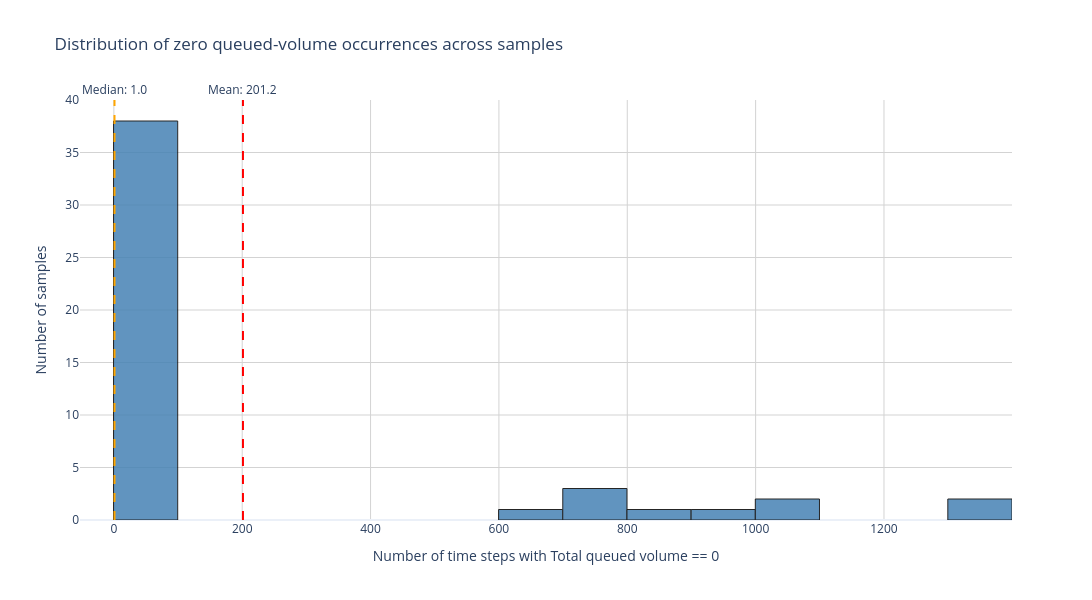

This figure's notebook cell:
### Code cell
import numpy as np
import plotly.graph_objects as go
import plotly.express as px
from plotly.subplots import make_subplots
from typing import Callable, Tuple, Optional, List, Dict

# ---------------------------------------------------------------------
# 1) Build a row → (ask_sizes, bid_sizes) extractor (no hardcoded slice)
# ---------------------------------------------------------------------
def build_l2_sizes_extractor(
    *,
    meta_cols: int = 0,
    levels_per_side: Optional[int] = None,   # None ⇒ infer from remaining width
    dims_per_level: int = 1,                 # e.g., (price,size)=2; if sizes-only tensor ⇒ 1
    size_offset: int = 0,                    # which feature inside each level is "size" (0-based)
    storage_order: str = "ASK|BID",          # or "BID|ASK"
    l2_end: Optional[int] = None,            # None ⇒ use row[meta_cols:] to the end
    auto_fix_extra: bool = True              # trim tail to nearest multiple of (2 * dims_per_level)
) -> Callable[[np.ndarray], Tuple[np.ndarray, np.ndarray]]:
    """
    Returns a function extractor(row) -> (ask_sizes, bid_sizes) with lengths K each.
    No absolute indices; only meta_cols and per-level structure.

    Row layout assumption (block layout):
        [meta | SIDE1_block (K * dims) | SIDE2_block (K * dims) | (optional tail)]

    Example: price+size per level ⇒ dims_per_level=2, size_offset=1.
             sizes-only L2 ⇒ dims_per_level=1, size_offset=0.
    """
    storage_order = storage_order.upper().strip()
    if storage_order not in {"ASK|BID", "BID|ASK"}:
        raise ValueError("storage_order must be 'ASK|BID' or 'BID|ASK'.")

    def extractor(row: np.ndarray) -> Tuple[np.ndarray, np.ndarray]:
        if row.ndim != 1:
            raise ValueError(f"Extractor expects 1D row, got shape {row.shape}.")
        D = row.shape[0]
        start = meta_cols
        end = D if l2_end is None else int(l2_end)
        if not (0 <= start < end <= D):
            raise ValueError(f"Invalid bounds: meta_cols={meta_cols}, l2_end={l2_end}, width={D}.")
        l2 = row[start:end]
        width = l2.shape[0]

        # infer K if needed
        if levels_per_side is None:
            unit = 2 * dims_per_level
            if width % unit != 0:
                if not auto_fix_extra:
                    raise ValueError(
                        f"Remaining width={width} not divisible by 2*dims_per_level={unit}. "
                        f"Set auto_fix_extra=True or pass levels_per_side."
                    )
                # trim to the nearest lower multiple
                trimmed = width - (width % unit)
                if trimmed <= 0:
                    raise ValueError(
                        f"Cannot infer levels with width={width} and unit={unit}."
                    )
                l2 = l2[:trimmed]
                width = trimmed
            K = width // unit
        else:
            K = int(levels_per_side)
            need = 2 * K * dims_per_level
            if need > width:
                if not auto_fix_extra:
                    raise ValueError(
                        f"Need {need} L2 columns for 2*K*dims; only {width} available."
                    )
                # try restricting to the needed part
                l2 = l2[:need]
                width = need

        side_span = K * dims_per_level
        side1 = l2[:side_span]
        side2 = l2[side_span:side_span*2]

        # take "size" component from each level
        if dims_per_level == 1:
            side1_sizes = side1
            side2_sizes = side2
        else:
            # reshape into [K, dims_per_level], pick column size_offset
            side1_sizes = side1.reshape(K, dims_per_level)[:, size_offset]
            side2_sizes = side2.reshape(K, dims_per_level)[:, size_offset]

        if storage_order == "ASK|BID":
            ask_sizes, bid_sizes = side1_sizes, side2_sizes
        else:
            bid_sizes, ask_sizes = side1_sizes, side2_sizes

        return ask_sizes.astype(float), bid_sizes.astype(float)

    return extractor


# ---------------------------------------------------------------------
# 2) Compute queued volumes over time using the extractor (state or delta)
# ---------------------------------------------------------------------
def compute_queued_volumes_over_time_from_extractor(
    book_array: np.ndarray,
    extractor: Callable[[np.ndarray], Tuple[np.ndarray, np.ndarray]],
    *,
    use_abs: bool = True,
    is_delta: bool = False
) -> Tuple[np.ndarray, np.ndarray, np.ndarray]:
    """
    Returns bid_vol[t], ask_vol[t], total[t] for t=0..T-1.

    - If is_delta=False: sums per-time from extracted sizes.
    - If is_delta=True: treats extracted sizes as per-step Δ and cumulatively sums over time.
    """
    if book_array.ndim != 2:
        raise ValueError(f"book_array must be 2D [T, D], got {book_array.shape}.")
    T = book_array.shape[0]

    bid_vol = np.empty(T, dtype=float)
    ask_vol = np.empty(T, dtype=float)

    bid_state = None
    ask_state = None

    for t in range(T):
        ask_sizes, bid_sizes = extractor(book_array[t])
        # shape consistency
        if ask_state is None:
            # initialize states with zeros of correct K
            ask_state = np.zeros_like(ask_sizes, dtype=float)
            bid_state = np.zeros_like(bid_sizes, dtype=float)
        else:
            if ask_state.shape != ask_sizes.shape or bid_state.shape != bid_sizes.shape:
                raise ValueError(f"Inconsistent level count at t={t}: "
                                 f"ask {ask_sizes.shape} vs {ask_state.shape}, "
                                 f"bid {bid_sizes.shape} vs {bid_state.shape}.")

        if is_delta:
            ask_state += ask_sizes
            bid_state += bid_sizes
            a = ask_state
            b = bid_state
        else:
            a = ask_sizes
            b = bid_sizes

        if use_abs:
            ask_vol[t] = float(np.sum(np.abs(a)))
            bid_vol[t] = float(np.sum(np.abs(b)))
        else:
            ask_vol[t] = float(np.sum(a))
            bid_vol[t] = float(np.sum(b))

    total = bid_vol + ask_vol
    return bid_vol, ask_vol, total


# ---------------------------------------------------------------------
# 3) Zero-volume histogram across samples (no slice assumptions)
# ---------------------------------------------------------------------
def zero_volume_histogram(
    b_dict: Dict[int, np.ndarray],
    *,
    extractor: Callable[[np.ndarray], Tuple[np.ndarray, np.ndarray]],
    use_abs: bool = True,
    is_delta: bool = False,
    atol: float = 0.0,
    bins: Optional[int] = None
) -> Tuple[Dict[int, Dict[str, List[int] | int]], List[int]]:
    """
    For each sample_id, compute queued volumes with the provided extractor,
    count time steps where total≈0 (within atol), and plot a histogram.
    """
    sample_ids = sorted(b_dict.keys())
    zero_volume_data: Dict[int, Dict[str, List[int] | int]] = {}
    zero_counts: List[int] = []

    for sid in sample_ids:
        data = b_dict[sid]
        _, _, total = compute_queued_volumes_over_time_from_extractor(
            data, extractor, use_abs=use_abs, is_delta=is_delta
        )
        idx = np.where(np.isclose(total, 0.0, atol=atol))[0]
        zero_volume_data[sid] = {"count": int(idx.size), "indexes": idx.tolist()}
        zero_counts.append(int(idx.size))

    # histogram
    if bins is None:
        bins = min(30, max(5, int(np.sqrt(max(1, len(zero_counts))))))

    # Create Plotly histogram
    fig = go.Figure()
    
    # Add histogram
    fig.add_trace(go.Histogram(
        x=zero_counts,
        nbinsx=bins,
        name='Distribution',
        marker=dict(color='steelblue', line=dict(color='black', width=1)),
        opacity=0.85
    ))
    
    # Add mean and median lines
    mean_zeros = float(np.mean(zero_counts)) if zero_counts else 0.0
    median_zeros = float(np.median(zero_counts)) if zero_counts else 0.0
    
    fig.add_vline(
        x=mean_zeros, 
        line_dash="dash", 
        line_color="red",
        annotation_text=f"Mean: {mean_zeros:.1f}",
        annotation_position="top"
    )
    
    fig.add_vline(
        x=median_zeros, 
        line_dash="dash", 
        line_color="orange",
        annotation_text=f"Median: {median_zeros:.1f}",
        annotation_position="top"
    )

    # Update layout
    fig.update_layout(
        title='Distribution of zero queued-volume occurrences across samples',
        xaxis_title='Number of time steps with Total queued volume == 0',
        yaxis_title='Number of samples',
        width=1200,
        height=600,
        showlegend=False,
        template='plotly_white'
    )
    
    # Add grid
    fig.update_xaxes(showgrid=True, gridwidth=1, gridcolor='lightgray')
    fig.update_yaxes(showgrid=True, gridwidth=1, gridcolor='lightgray')
    
    fig.show()

    print("Zero volume statistics:")
    print(f"Total samples: {len(zero_volume_data)}")
    print(f"Mean zero volume occurrences: {mean_zeros:.2f}")
    print(f"Median zero volume occurrences: {median_zeros:.2f}")
    print(f"Min zero volume occurrences: {min(zero_counts) if zero_counts else 0}")
    print(f"Max zero volume occurrences: {max(zero_counts) if zero_counts else 0}")

    return zero_volume_data, zero_counts


# ---------------------------------------------------------------------
# 4) Example usage — set ONLY the structural params (no magic slice)
# ---------------------------------------------------------------------
# >>> Configure these to YOUR row format <<<
# How many *non-LOB* columns are at the start? (e.g., Δmid, timestamp, etc.)
META_COLS        = 0         # change if your row starts with meta features
LEVELS_PER_SIDE  = None      # None ⇒ infer K from remaining width
DIMS_PER_LEVEL   = 1         # if (price,size) per level, set to 2
SIZE_OFFSET      = 0         # which field is "size" inside each level (0-based)
STORAGE_ORDER    = "ASK|BID" # or "BID|ASK" to match how your tensor stores sides
L2_END           = None      # None ⇒ go to the end of the row
IS_DELTA         = False     # True if rows store Δqueue per step (then we cumsum over time)
USE_ABS          = True      # sum absolute sizes
ATOL_ZERO        = 0.0       # numeric tolerance for "zero"
BINS             = 20

extractor = build_l2_sizes_extractor(
    meta_cols=META_COLS,
    levels_per_side=LEVELS_PER_SIDE,
    dims_per_level=DIMS_PER_LEVEL,
    size_offset=SIZE_OFFSET,
    storage_order=STORAGE_ORDER,
    l2_end=L2_END,
    auto_fix_extra=True
)

# Run the histogram across all samples in b_dict
zero_volume_data, zero_counts = zero_volume_histogram(
    b_dict,
    extractor=extractor,
    use_abs=USE_ABS,
    is_delta=IS_DELTA,
    atol=ATOL_ZERO,
    bins=BINS
)

### Figure 1 — Plotly figure (JSON) as saved in the notebook; plotly's stock layout.template omitted (floating-point values rounded to 4 significant figures)
{"data": [{"marker": {"color": "steelblue", "line": {"color": "black", "width": 1}}, "name": "Distribution", "nbinsx": 20, "opacity": 0.85, "type": "histogram", "x": [1, 1, 788, 1017, 1, 75, 1, 779, 30, 1, 1, 1, 905, 1, 1, 1, 1325, 856, 1086, 1, 737, 1, 13, 1, 1, 1, 1, 1, 1, 1, 1, 1, 1, 1, 1, 1386, 1, 1, 1, 1, 1, 1, 1, 14, 7, 1, 605, 1]}], "layout": {"annotations": [{"showarrow": false, "text": "Mean: 201.2", "x": 201.2, "xanchor": "center", "xref": "x", "y": 1, "yanchor": "bottom", "yref": "y domain"}, {"showarrow": false, "text": "Median: 1.0", "x": 1, "xanchor": "center", "xref": "x", "y": 1, "yanchor": "bottom", "yref": "y domain"}], "height": 600, "shapes": [{"line": {"color": "red", "dash": "dash"}, "type": "line", "x0": 201.2, "x1": 201.2, "xref": "x", "y0": 0, "y1": 1, "yref": "y domain"}, {"line": {"color": "orange", "dash": "dash"}, "type": "line", "x0": 1, "x1": 1, "xref": "x", "y0": 0, "y1": 1, "yref": "y domain"}], "showlegend": false, "title": {"text": "Distribution of zero queued-volume occurrences across samples"}, "width": 1200, "xaxis": {"gridcolor": "lightgray", "gridwidth": 1, "showgrid": true, "title": {"text": "Number of time steps with Total queued volume == 0"}}, "yaxis": {"gridcolor": "lightgray", "gridwidth": 1, "showgrid": true, "title": {"text": "Number of samples"}}}}
